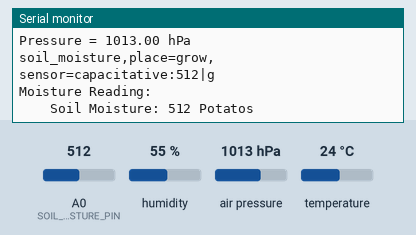
This program was run on a simulated ESP8266 (NodeMCU). Shown: the last lines printed to the serial monitor. The test bench sets the inputs (shaded band); at power-on: humidity 55 %, A0 (SOIL_MOISTURE_PIN) = 512, air pressure 1013 hPa, temperature 24 °C. WiFi joins after 1.5 s; servers stay silent unless stated.

Above: at 2.7 s.
2.8 s: humidity set to 22 %
At 7.08 s:
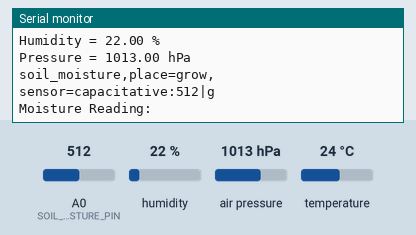
8.7 s: A0 (SOIL_MOISTURE_PIN) set to 716
At 12.21 s:
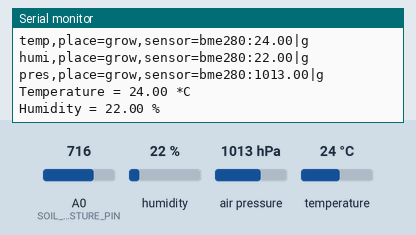
14.6 s: air pressure set to 952 hPa
At 18.3 s:
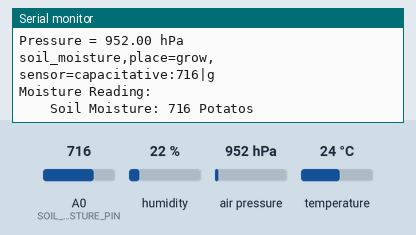
20.5 s: temperature set to 12 °C
At 22.8 s:
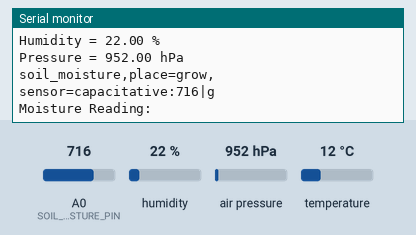
26.4 s: A0 (SOIL_MOISTURE_PIN) set to 992
At 29.1 s:
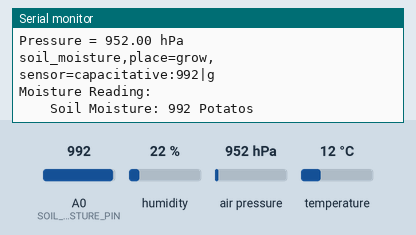
Timing chart, 0 to 30.6 s (numbered marks = the images above; inputs shaded):
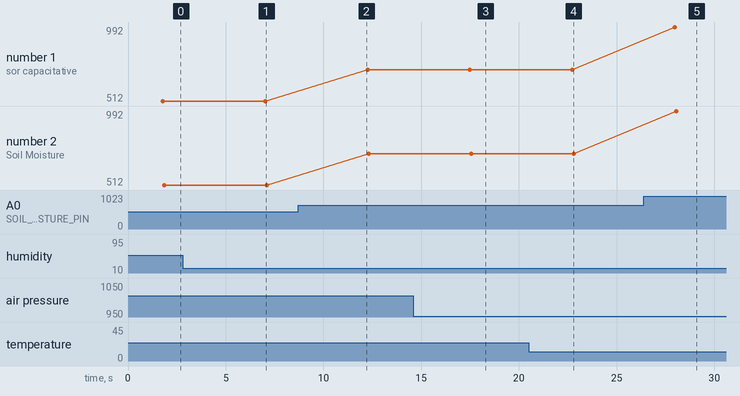

The program:

main.cpp
```cpp
#include <Arduino.h>
#include <Wire.h>
#include <Adafruit_Sensor.h>
#include <Adafruit_BME280.h>
#include <SPI.h>
//#include <Adafruit_AHT10.h>
#include <ESP8266WiFi.h>
#include <WiFiUdp.h>

// BME SENSOR
/** Needed for Spi
#define BME_SCK 14
#define BME_MISO 12
#define BME_MOSI 13
#define BME_CS 15*/
#define SOIL_MOISTURE_PIN A0

#define SEALEVELPRESSURE_HPA (1013.25)
Adafruit_BME280 bme; // I2C
//Adafruit_BME280 bme; // I2C
//Adafruit_BME280 bme(BME_CS, BME_MOSI, BME_MISO, BME_SCK); // software SPI

Adafruit_Sensor *bme_temp = bme.getTemperatureSensor();
Adafruit_Sensor *bme_pressure = bme.getPressureSensor();
Adafruit_Sensor *bme_humidity = bme.getHumiditySensor();

//Adafruit_AHT10 aht;
//Adafruit_Sensor *aht_humidity, *aht_temp;

long delayTime;

WiFiUDP udp;
IPAddress host(10, 3, 141, 1);
uint16_t port = 8125;
const char *ssid = "raspi-webgui";
const char *password = "PLACEHOLDER";

void printBMEValues()
{
    sensors_event_t temp_event, pressure_event, humidity_event;
    bme_temp->getEvent(&temp_event);
    bme_pressure->getEvent(&pressure_event);
    bme_humidity->getEvent(&humidity_event);

    udp.beginPacket(host, port);
    String message = "temp,place=grow,sensor=bme280:" + String(temp_event.temperature) + "|g";
    char chars[50];
    message.toCharArray(chars, 40, 0);
    udp.write(chars);
    Serial.println(chars);
    udp.endPacket();

    udp.beginPacket(host, port);
    message = "humi,place=grow,sensor=bme280:" + String(humidity_event.relative_humidity) + "|g";
    chars[50];
    message.toCharArray(chars, 40, 0);
    udp.write(chars);
    Serial.println(chars);
    udp.endPacket();

    udp.beginPacket(host, port);
    message = "pres,place=grow,sensor=bme280:" + String(pressure_event.pressure) + "|g";
    char chars2[50];
    message.toCharArray(chars2, 40, 0);
    udp.write(chars2);
    Serial.println(chars2);
    udp.endPacket();

    Serial.print(F("Temperature = "));
    Serial.print(temp_event.temperature);
    Serial.println(" *C");

    Serial.print(F("Humidity = "));
    Serial.print(humidity_event.relative_humidity);
    Serial.println(" %");

    Serial.print(F("Pressure = "));
    Serial.print(pressure_event.pressure);
    Serial.println(" hPa");

    Serial.println();
}

/**void printAHTValues()
{
    sensors_event_t humidity;
    sensors_event_t temp;
    aht_humidity->getEvent(&humidity);
    aht_temp->getEvent(&temp);

    udp.beginPacket(host, port);
    String message = "temp,place=grow,sensor=aht10:" + String(temp.temperature) + "|g";
    char chars[38];
    message.toCharArray(chars, 38, 0);
    udp.write(chars);
    Serial.println(chars);
    udp.endPacket();

    udp.beginPacket(host, port);
    message = "humi,place=grow,sensor=aht10:" + String(humidity.relative_humidity) + "|g";
    chars[38];
    message.toCharArray(chars, 38, 0);
    udp.write(chars);
    Serial.println(chars);
    udp.endPacket();

    Serial.println("AHT10 Readings:");

    Serial.print("\t\tHumidity: ");
    Serial.print(humidity.relative_humidity);
    Serial.println(" % rH");
    Serial.print("\t\tTemperature: ");
    Serial.print(temp.temperature);
    Serial.println(" degrees C");
}*/

void printSoilMoisture() {
    int val = analogRead(SOIL_MOISTURE_PIN);

    udp.beginPacket(host, port);
    String message = "soil_moisture,place=grow,sensor=capacitative:" + String(val) + "|g";
    char chars[60];
    message.toCharArray(chars, 60, 0);
    udp.write(chars);
    Serial.println(chars);
    udp.endPacket();

    Serial.println("Moisture Reading:");

    Serial.print("\t\tSoil Moisture: ");Serial.print(val);Serial.println(" Potatos");
}

void setup()
{
    Serial.begin(9600);
    Serial.println("Hello world");
    //SPI.beginTransaction(SPISettings(8000000, MSBFIRST, SPI_MODE0));

    if (!bme.begin(0x76))
    {
        Serial.println("Could not find BME280 Sensor!");
    }
    else
    {
        Serial.println("-- Default Test BME280 --");
        Serial.println("normal mode, 16x oversampling for all, filter off,");
        Serial.println("0.5ms standby period");
        bme_temp->printSensorDetails();
        bme_pressure->printSensorDetails();
        bme_humidity->printSensorDetails();
    }
    /**if (!aht.begin()) {
        Serial.println("Could not find AHT10!");
    } else {
        Serial.println("AHT found");
        aht_temp = aht.getTemperatureSensor();
        aht_temp->printSensorDetails();

        aht_humidity = aht.getHumiditySensor();
        aht_humidity->printSensorDetails();
    }*/

    delayTime = 5000;

    WiFi.mode(WIFI_STA);
    WiFi.begin(ssid, password);

    while (WiFi.status() != WL_CONNECTED)
    {
        delay(500);
        Serial.print(".");
    }

    WiFi.setAutoReconnect(true);

    Serial.println("");
    Serial.println("Wifi connected");
    Serial.println("IP address: ");
    Serial.println(WiFi.localIP());

    Serial.println("All great: Begin taking measurements");
}

void loop()
{
    printBMEValues();
    printSoilMoisture();
    //printAHTValues();
    delay(delayTime);
}
```

Measured:
- after the input at 2.8 s, the serial monitor: prints a new line after 4.1 s (image 1)
- after the input at 14.6 s, the serial monitor: prints a new line after 2.8 s (image 3)
- after the input at 20.5 s, the serial monitor: prints a new line after 2.1 s (image 4)
- after the input at 26.4 s, the serial monitor: prints a new line after 1.6 s (image 5)
- plotted number 1: 512 → 716 after the input at 8.7 s, 716 → 992 after the input at 26.4 s
- plotted number 2: 512 → 716 after the input at 8.7 s, 716 → 992 after the input at 26.4 s
